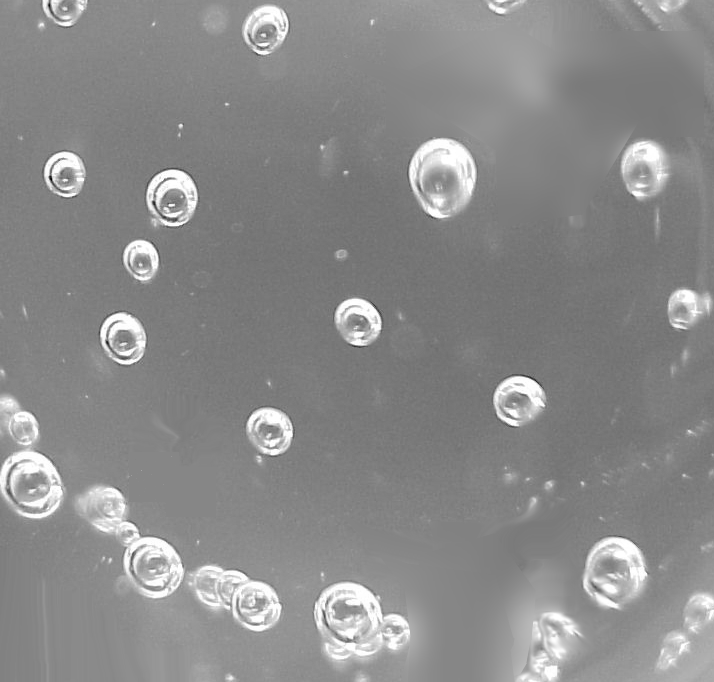
%> input picture Image Processing/images/bubbles.tif, 714 x 682 px
$ octave lab5_2.m   (GNU Octave 9; MATLAB toolbox functions it lacks are replaced by stand-ins)
%> lines starting %> are read from the running program, lines starting %| are printed output that depends on the picture
### Image Processing/Assignment 5/IPtexturemeasures.m
function [M,D,R,S,U,E] = IPtexturemeasures(tex)
    tex = double(tex(:));
    M = mean(tex);
    D = std(tex);
    R = 1 - 1 / (1 + var(tex) / (255^2));
    S = IPmoment(tex,3) / (255^3);
    U = IPUniformity(tex);
    E = IPEntropy(tex);
end

### Image Processing/Assignment 5/IPmoment.m
%Computes the nth moment of z
function out = IPmoment(z, n)
    u = unique(z)';
    h = hist(z,u);
    h = h(h>0) / length(z);
    out = sum((u-mean(z)).^n .* h);
end

### Image Processing/Assignment 5/IPUniformity.m
%Computes the texture uniformity of z
function out = IPUniformity(z)
    u = unique(z);
    h = hist(z,u);
    h = h(h>0) / length(z);
    out = sum(h.^2);
end

### Image Processing/Assignment 5/IPEntropy.m
%Computes the texture entropy of z
function out = IPEntropy(z)
    u = unique(z);
    h = hist(z,u);
    h = h(h>0) / length(z);
    out = - sum(h .* log2(h));
end

### Image Processing/Assignment 5/lab5_2.m
%Reset workspace
close all;
clear all;

%Load input images
bubbles = imread('../images/bubbles.tif');
%> bubbles is the input picture: size 682x714 uint8; min 4, max 255, mean 138.6
bubbles = bubbles(end-99:end, end-99:end);
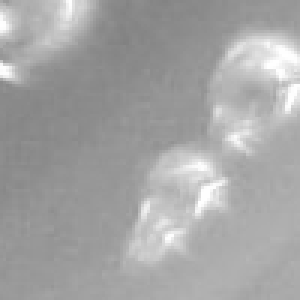
%> bubbles: size 100x100 uint8 (shown 3 times larger); min 129, max 255, mean 164.9
board = imread('../images/cktboard.tif');
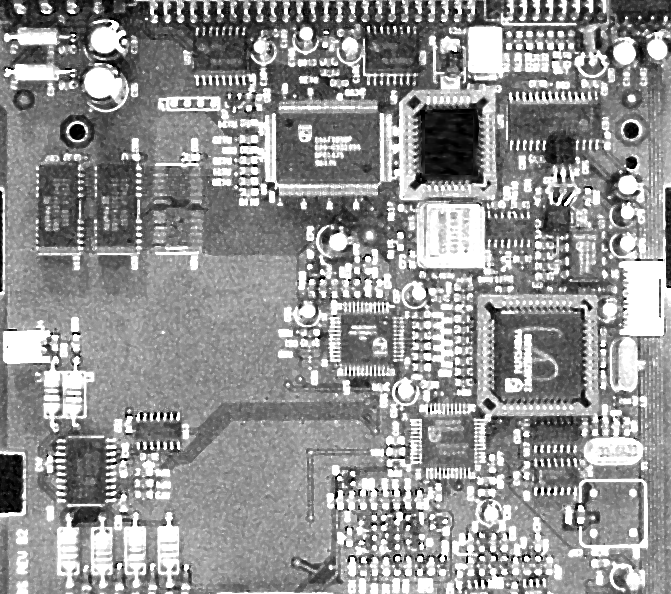
%> input picture Image Processing/images/cktboard.tif, 671 x 594 px
%> board is the input picture: size 594x671 uint8; min 0, max 255, mean 146.4
board = board(end-99:end, end-99:end);
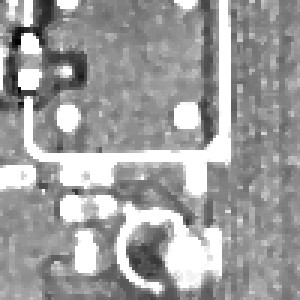
%> board: size 100x100 uint8 (shown 3 times larger); min 0, max 255, mean 158.2
cereal = imread('../images/cereal.tif');
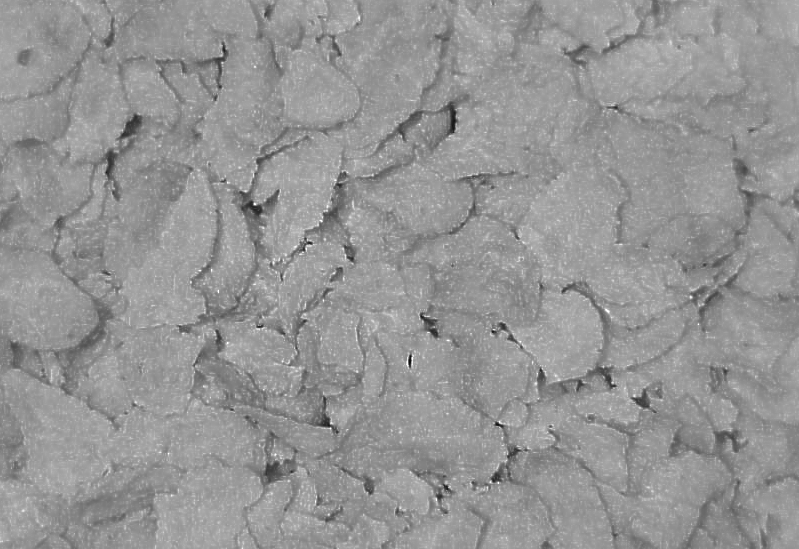
%> input picture Image Processing/images/cereal.tif, 799 x 549 px
%> cereal is the input picture: size 549x799 uint8; min 15, max 255, mean 148.9
cereal = cereal(end-99:end, end-99:end);
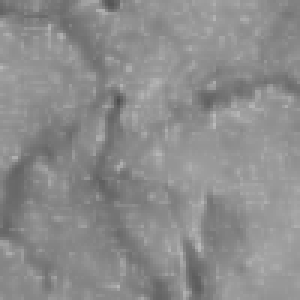
%> cereal: size 100x100 uint8 (shown 3 times larger); min 77, max 186, mean 139.9

%Perform statistical texture measure
[M1,D1,R1,S1,U1,E1] = IPtexturemeasures(bubbles);
%> in IPtexturemeasures, `M = mean(tex);`: M = 164.9
%> in IPtexturemeasures, `D = std(tex);`: D = 24.8
%> in IPtexturemeasures, `R = 1 - 1 / (1 + var(tex) / (255^2));`: R = 0.00937
%> in IPmoment, `u = unique(z)';`: u = 127 values from 129 to 255
%> in IPmoment, `h = hist(z,u);`: h = 127 values, max 410 at index 23, min 1 at index 1, mean 78.74
%> in IPmoment, `h = h(h>0) / length(z);`: h = 127 values, max 0.041 at index 23, min 0.0001 at index 1, mean 0.00787
%> in IPmoment, `out = sum((u-mean(z)).^n .* h);`: out = 18747.8
%> in IPtexturemeasures, `S = IPmoment(tex,3) / (255^3);`: S = 0.00113
%> in IPUniformity, `h = hist(z,u);`: h = 127 values, max 410 at index 23, min 1 at index 1, mean 78.74
%> in IPUniformity, `h = h(h>0) / length(z);`: h = 127 values, max 0.041 at index 23, min 0.0001 at index 1, mean 0.00787
%> in IPUniformity, `out = sum(h.^2);`: out = 0.0179
%> in IPEntropy, `h = hist(z,u);`: h = 127 values, max 410 at index 23, min 1 at index 1, mean 78.74
%> in IPEntropy, `h = h(h>0) / length(z);`: h = 127 values, max 0.041 at index 23, min 0.0001 at index 1, mean 0.00787
%> in IPEntropy, `out = - sum(h .* log2(h));`: out = 6.21
%> M1 = 164.9; D1 = 24.8; R1 = 0.00937; S1 = 0.00113; U1 = 0.0179; E1 = 6.21
[M2,D2,R2,S2,U2,E2] = IPtexturemeasures(board);
%> M2 = 158.2; D2 = 51; R2 = 0.0385; S2 = 0.00539; U2 = 0.0378; E2 = 5.99
[M3,D3,R3,S3,U3,E3] = IPtexturemeasures(cereal);
%> M3 = 139.9; D3 = 14.22; R3 = 0.0031; S3 = -7.81e-05; U3 = 0.0208; E3 = 5.83

figure;
subplot(1,3,1);
imshow(bubbles);
title('bubbles');
subplot(1,3,2);
imshow(board);
title('board');
subplot(1,3,3);
imshow(cereal);
title('cereal');

Name = {'Bubbles';'Board';'Cereal'};
Mean = [M1; M2; M3];
%> Mean = [164.9; 158.2; 139.9]
Std = [D1; D2; D3];
%> Std = [24.8; 51; 14.22]
R = [R1; R2; R3];
%> R = [0.00937; 0.0385; 0.0031]
Skewness = [S1; S2; S3];
%> Skewness = [0.00113; 0.00539; -7.81e-05]
Uniformity = [U1; U2; U3];
%> Uniformity = [0.0179; 0.0378; 0.0208]
Entropy = [E1; E2; E3];
%> Entropy = [6.21; 5.99; 5.83]
T = table(Name, Mean, R, Skewness, Uniformity, Entropy);
%> T = 3 items; Mean, R, Skewness, Uniformity and Entropy: 164.9 0.00937 0.00113 0.0179 6.21, 158.2 0.0385 0.00539 0.0378 5.99, 139.9 0.0031 -7.81e-05 0.0208 5.83
disp(T);
